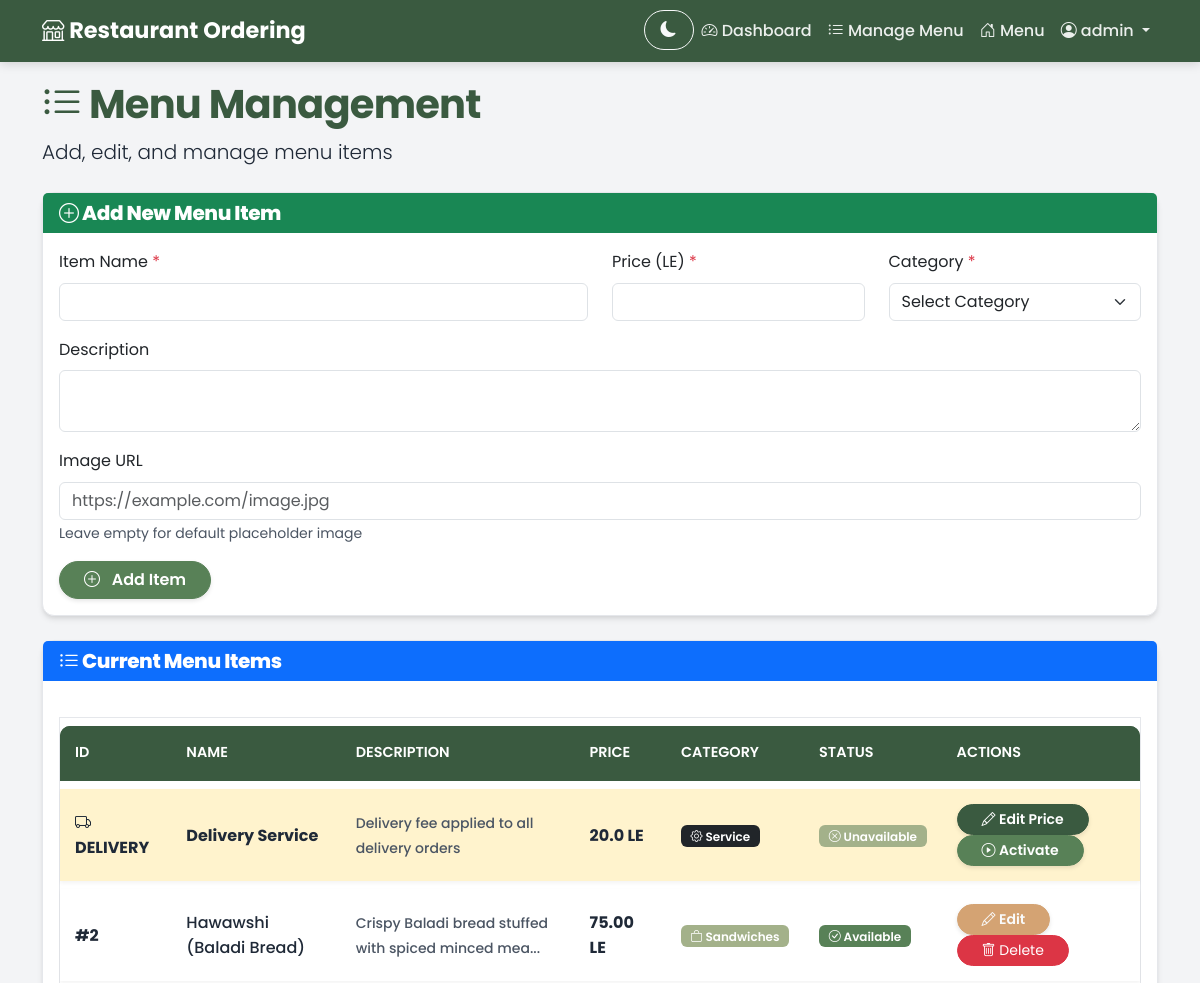
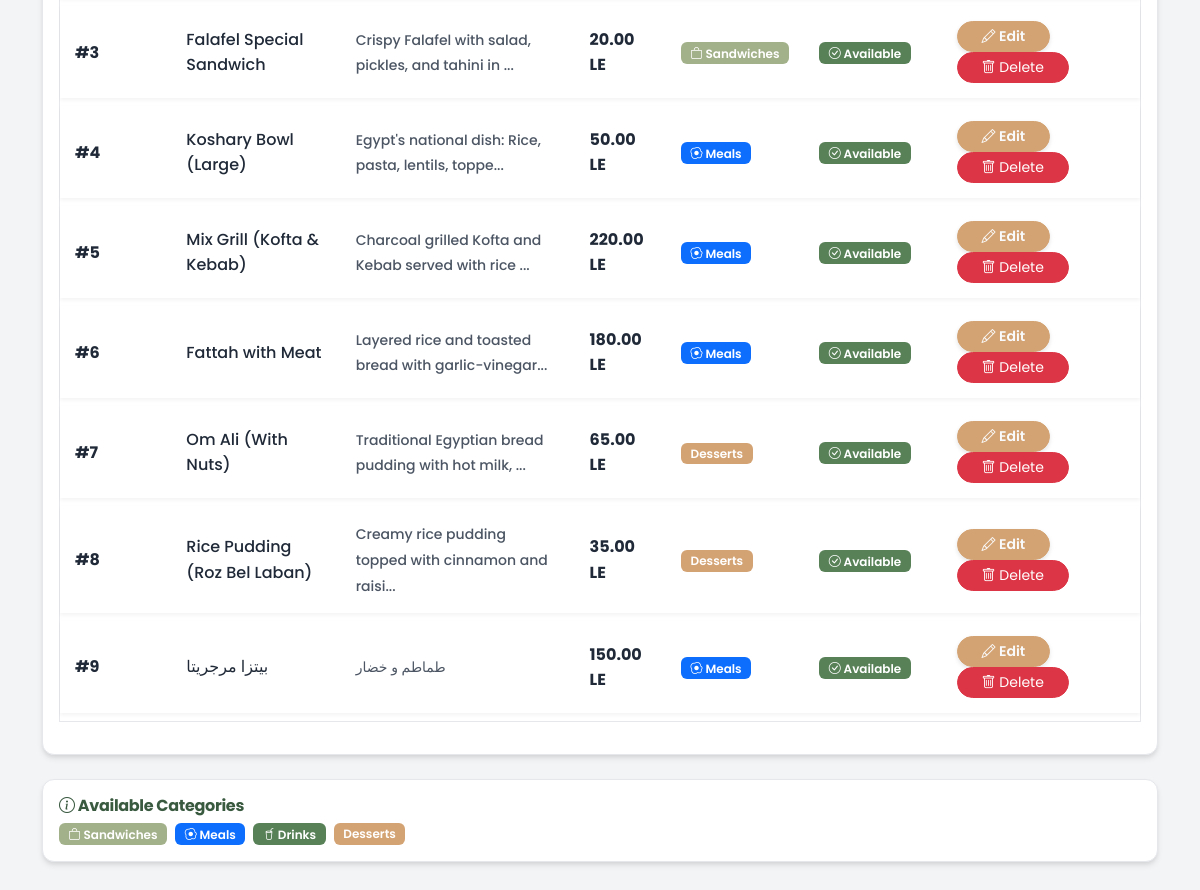
/admin/menu (signed in), run on the app's committed database (2 pictures, top to bottom).
### app.py (models this page shows)
class MenuItem(db.Model):
    __tablename__ = 'menu_items'
    id = db.Column(db.Integer, primary_key=True)
    name = db.Column(db.String(100), nullable=False)
    description = db.Column(db.Text)
    price = db.Column(db.Float, nullable=False)
    category = db.Column(db.String(50), nullable=False)
    image_url = db.Column(db.String(500))
    is_available = db.Column(db.Boolean, default=True)
    created_at = db.Column(db.DateTime, default=datetime.utcnow)
    def to_dict(self):
        return {
            'id': self.id,
            'name': self.name,
            'description': self.description,
            'price': self.price,
            'category': self.category,
            'image_url': self.image_url,
            'is_available': self.is_available
        }

### app.py (the view)
@app.route('/admin/menu')
@admin_required
def admin_menu():
    all_items = MenuItem.query.all()
    menu_items_list = [item.to_dict() for item in all_items]
    return render_template('admin_menu.html', menu_items=menu_items_list, config=get_config_dict())

### app.py (called while the page is built)
def admin_required(f):
    @wraps(f)
    def decorated_function(*args, **kwargs):
        if 'user' not in session:
            flash('Please login to access this page.', 'warning')
            return redirect(url_for('login'))
        if session['user']['role'] != 'admin':
            flash('Access denied. Admin privileges required.', 'danger')
            return redirect(url_for('menu'))
        return f(*args, **kwargs)
    return decorated_function

def get_config_dict():
    return {
        'delivery_fee': SystemConfig.get_delivery_fee(),
        'is_delivery_active': SystemConfig.is_delivery_active()
    }

    @staticmethod
    def get_value(key, default=None):
        config = SystemConfig.query.filter_by(key=key).first()
        return config.value if config else default

    @staticmethod
    def get_delivery_fee():
        fee = SystemConfig.get_value('delivery_fee', '20.0')
        try:
            return float(fee)
        except:
            return 20.0

    @staticmethod
    def is_delivery_active():
        active = SystemConfig.get_value('is_delivery_active', 'True')
        return active.lower() == 'true'

### templates/admin_menu.html (shortened to what this page needs)
{% extends "base.html" %}
{% block content %}
<div class="mb-4">
    <h1 class="fw-bold">
        <i class="bi bi-list-ul"></i> Menu Management
    </h1>
    <p class="lead">Add, edit, and manage menu items</p>
</div>
<div class="card mb-4">
    <div class="card-header bg-success text-white">
        <h5 class="mb-0" style="color: #FFFFFF !important;"><i class="bi bi-plus-circle"></i> Add New Menu Item</h5>
    </div>
    <div class="card-body">
        <form method="POST" action="{{ url_for('add_menu_item') }}">
            <div class="row">
                <div class="col-md-6 mb-3">
                    <label for="name" class="form-label">Item Name <span class="text-danger">*</span></label>
                    <input type="text" class="form-control" id="name" name="name" required>
                </div>
                <div class="col-md-3 mb-3">
                    <label for="price" class="form-label">Price (LE) <span class="text-danger">*</span></label>
                    <input type="number" step="0.01" min="0.01" class="form-control" id="price" name="price" required>
                </div>
                <div class="col-md-3 mb-3">
                    <label for="category" class="form-label">Category <span class="text-danger">*</span></label>
                    <select class="form-select" id="category" name="category" required>
                        <option value="">Select Category</option>
                    </select>
                </div>
            </div>
            <div class="mb-3">
                <label for="description" class="form-label">Description</label>
                <textarea class="form-control" id="description" name="description" rows="2"></textarea>
            </div>
            <div class="mb-3">
                <label for="image_url" class="form-label">Image URL</label>
                <input type="url" class="form-control" id="image_url" name="image_url"
                    placeholder="https://example.com/image.jpg">
                <small class="text-muted">Leave empty for default placeholder image</small>
            </div>
            <button type="submit" class="btn btn-success text-white">
                <i class="bi bi-plus-circle text-white me-2"></i> Add Item
            </button>
        </form>
    </div>
</div>
<div class="card">
    <div class="card-header bg-primary text-white">
        <h5 class="mb-0" style="color: #FFFFFF !important;"><i class="bi bi-list-ul"></i> Current Menu Items</h5>
    </div>
    <div class="card-body">
        {% if menu_items %}
        <div class="table-responsive">
            <table class="table table-menu">
                <thead class="table-light">
                    <tr>
                        <th>ID</th>
                        <th>Name</th>
                        <th>Description</th>
                        <th>Price</th>
                        <th>Category</th>
                        <th>Status</th>
                        <th>Actions</th>
                    </tr>
                </thead>
                <tbody>
                    <tr class="table-warning">
                        <td><strong><i class="bi bi-truck"></i> DELIVERY</strong></td>
                        <td><strong>Delivery Service</strong></td>
                        <td>
                            <small class="text-muted">
                                Delivery fee applied to all delivery orders
                            </small>
                        </td>
                        <td class="fw-bold">{{ config.delivery_fee }} LE</td>
                        <td>
                            <span class="badge bg-dark">
                                <i class="bi bi-gear"></i> Service
                            </span>
                        </td>
                        <td>
                            {% if config.is_delivery_active %}
                            <span class="badge bg-success">
                                <i class="bi bi-check-circle"></i> Available
                            </span>
                            {% else %}
                            <span class="badge bg-secondary">
                                <i class="bi bi-x-circle"></i> Unavailable
                            </span>
                            {% endif %}
                        </td>
                        <td>
                            <button class="btn btn-sm btn-primary me-1" data-bs-toggle="modal"
                                data-bs-target="#editDeliveryModal">
                                <i class="bi bi-pencil"></i> Edit Price
                            </button>
                            <a href="{{ url_for('toggle_delivery') }}"
                                class="btn btn-sm {% if config.is_delivery_active %}btn-warning{% else %}btn-success{% endif %}"
                                onclick="return confirm('Are you sure you want to {% if config.is_delivery_active %}deactivate{% else %}activate{% endif %} delivery service?')">
                                <i
                                    class="bi bi-{% if config.is_delivery_active %}pause-circle{% else %}play-circle{% endif %}"></i>
                                {% if config.is_delivery_active %}Deactivate{% else %}Activate{% endif %}
                            </a>
                        </td>
                    </tr>
                    {% for item in menu_items %}
                    <tr>
                        <td><strong>#{{ item.id }}</strong></td>
                        <td>{{ item.name }}</td>
                        <td>
                            <small class="text-muted">
                                {{ item.description[:50] }}{% if item.description|length > 50 %}...{% endif %}
                            </small>
                        </td>
                        <td class="fw-bold">{{ "%.2f"|format(item.price) }} LE</td>
                        <td>
                            {% if item.category == 'Sandwiches' %}
                            <span class="badge bg-info">
                                <i class="bi bi-bag"></i> {{ item.category }}
                            </span>
                            {% elif item.category == 'Meals' %}
                            <span class="badge bg-primary">
                                <i class="bi bi-egg-fried"></i> {{ item.category }}
                            </span>
                            {% elif item.category == 'Drinks' %}
                            <span class="badge bg-success">
                                <i class="bi bi-cup-straw"></i> {{ item.category }}
                            </span>
                            {% elif item.category == 'Desserts' %}
                            <span class="badge bg-warning text-dark">
                                 {{ item.category }}
                            </span>
                            {% else %}
                            <span class="badge bg-secondary">{{ item.category }}</span>
                            {% endif %}
                        </td>
                        <td>
                            {% if item.get('is_available', True) %}
                            <span class="badge bg-success">
                                <i class="bi bi-check-circle"></i> Available
                            </span>
                            {% else %}
                            <span class="badge bg-secondary">
                                <i class="bi bi-x-circle"></i> Unavailable
                            </span>
                            {% endif %}
                        </td>
                        <td>
                            <a href="{{ url_for('edit_menu_item', item_id=item.id) }}"
                                class="btn btn-sm btn-warning me-1">
                                <i class="bi bi-pencil"></i> Edit
                            </a>
                            <a href="{{ url_for('delete_menu_item', item_id=item.id) }}" class="btn btn-sm btn-danger"
                                onclick="return confirm('Are you sure you want to delete {{ item.name }}?')">
                                <i class="bi bi-trash"></i> Delete
                            </a>
                        </td>
                    </tr>
                    {% endfor %}
                </tbody>
            </table>
        </div>
        {% else %}
        <div class="text-center py-5">
            <i class="bi bi-inbox text-muted" style="font-size: 3rem;"></i>
            <p class="mt-3 text-muted">No menu items yet. Add your first item above!</p>
        </div>
        {% endif %}
    </div>
</div>
<div class="card mt-4">
    <div class="card-body">
        <h6 class="fw-bold mb-2"><i class="bi bi-info-circle"></i> Available Categories</h6>
        <div class="d-flex gap-2 flex-wrap">
            <span class="badge bg-info"><i class="bi bi-bag"></i> Sandwiches</span>
            <span class="badge bg-primary"><i class="bi bi-egg-fried"></i> Meals</span>
            <span class="badge bg-success"><i class="bi bi-cup-straw"></i> Drinks</span>
            <span class="badge bg-warning text-dark"> Desserts</span>
        </div>
    </div>
</div>
{% endblock %}

### templates/base.html (style rules this page uses)
:root { --primary-color: #3A5A40; --secondary-color: #A3B18A; --background-color: #F3F4F6; --card-bg: #FFFFFF; --text-main: #1F2937; --text-muted: #4B5563; --border-color: #E5E7EB; --text-light: #F9FAFB; --accent-color: #D4A373; --text-dark: #1F2937; }
body { min-height: 100vh; background-color: var(--background-color) !important; color: var(--text-main) !important; font-family: 'Poppins', sans-serif; font-weight: 400; line-height: 1.6; transition: background-color 0.3s ease, color 0.3s ease; }
.card { background-color: var(--card-bg) !important; border: 1px solid var(--border-color) !important; border-radius: 12px; box-shadow: 0 4px 6px -1px rgba(0, 0, 0, 0.1), 0 2px 4px -1px rgba(0, 0, 0, 0.06); transition: transform 0.2s ease, box-shadow 0.2s ease, background-color 0.3s ease, border-color 0.3s ease; }
.card-header { background-color: var(--primary-color); color: var(--text-light); font-weight: 600; border-bottom: none; }
h1, h2, h3, h4, h5, h6 { color: var(--primary-color, #3A5A40) !important; font-weight: 700; letter-spacing: -0.02em; }
.btn-primary { background-color: var(--primary-color); border-color: var(--primary-color); color: var(--text-light); font-weight: 600; box-shadow: 0 2px 4px rgba(0, 0, 0, 0.1); transition: all 0.3s ease; }
.btn-warning { background-color: var(--accent-color); border-color: var(--accent-color); color: var(--text-light); font-weight: 600; box-shadow: 0 2px 4px rgba(0, 0, 0, 0.1); }
.btn-success { background-color: #588157; border-color: #588157; font-weight: 600; box-shadow: 0 2px 4px rgba(0, 0, 0, 0.1); }
.badge { font-weight: 600; padding: 0.4em 0.8em; }
.badge.bg-secondary { background-color: var(--secondary-color) !important; color: var(--text-dark); }
.badge.bg-success { background-color: #588157 !important; }
.badge.bg-warning { background-color: var(--accent-color) !important; color: var(--text-light); }
.badge.bg-info { background-color: var(--secondary-color) !important; color: var(--text-dark); }
.table { background-color: var(--card-bg) !important; border: 1px solid var(--border-color) !important; color: var(--text-main) !important; }
.table thead { background-color: var(--primary-color) !important; color: var(--text-light) !important; }
.table thead th { border-bottom: 2px solid var(--primary-color) !important; font-weight: 600; color: var(--text-light) !important; }
.table tbody tr { border-bottom: 1px solid var(--border-color) !important; }
.table tbody td { color: var(--text-main) !important; }
a { color: var(--primary-color); text-decoration: none; }
.text-muted { color: #6B7280 !important; }
h1, h2, h3, h4, h5, h6, .display-4, .display-5, .card-title { color: #3A5A40 !important; font-weight: 800 !important; }
p, .lead, span, small { color: var(--text-main) !important; }
.text-muted { color: var(--text-muted) !important; }
.btn-primary, .btn-danger, .btn-success { color: #FFFFFF !important; }
.badge { color: #FFFFFF !important; }
.btn-primary, .btn-primary.active, .btn-primary:active, .show>.btn-primary.dropdown-toggle, .nav-pills .nav-link.active, .nav-pills .show>.nav-link { background-color: var(--primary-color, #3A5A40) !important; border-color: var(--primary-color, #3A5A40) !important; color: #FFFFFF !important; }
.btn { border-radius: 50px !important; padding-left: 24px !important; padding-right: 24px !important; }

### templates/admin_menu.html (style rules this page uses)
.table-menu { width: 100%; border-collapse: separate; border-spacing: 0 8px; margin-top: 20px; }
.table-menu thead th { background-color: #3A5A40 !important; color: #FFFFFF !important; padding: 15px; border: none; font-weight: 600; text-transform: uppercase; font-size: 0.9rem; }
.table-menu thead th:first-child { border-top-left-radius: 10px; }
.table-menu thead th:last-child { border-top-right-radius: 10px; }
.table-menu tbody tr { background-color: #FFFFFF; box-shadow: 0 2px 4px rgba(0, 0, 0, 0.05); transition: transform 0.2s; }
.table-menu td { padding: 15px; vertical-align: middle; border: none; color: #333333; font-weight: 500; }

### data on the page
MenuItem: id "2", name "Hawawshi (Baladi Bread)", description "Crispy Baladi bread stuffed with spiced minced mea", price "75.00", category "Sandwiches"
MenuItem: id "3", name "Falafel Special Sandwich", description "Crispy Falafel with salad, pickles, and tahini in", price "20.00", category "Sandwiches"
MenuItem: id "4", name "Koshary Bowl (Large)", description "Egypt's national dish: Rice, pasta, lentils, toppe", price "50.00", category "Meals"
MenuItem: id "5", name "Mix Grill (Kofta & Kebab)", description "Charcoal grilled Kofta and Kebab served with rice", price "220.00", category "Meals"
MenuItem: id "6", name "Fattah with Meat", description "Layered rice and toasted bread with garlic-vinegar", price "180.00", category "Meals"
MenuItem: id "7", name "Om Ali (With Nuts)", description "Traditional Egyptian bread pudding with hot milk,", price "65.00", category "Desserts"
MenuItem: id "8", name "Rice Pudding (Roz Bel Laban)", description "Creamy rice pudding topped with cinnamon and raisi", price "35.00", category "Desserts"
MenuItem: id "9", name "بيتزا مرجريتا", description "طماطم و خضار", price "150.00", category "Meals"

### other printed values
{{ session.user.name }} "admin"
{{ config.delivery_fee }} "20.0"
